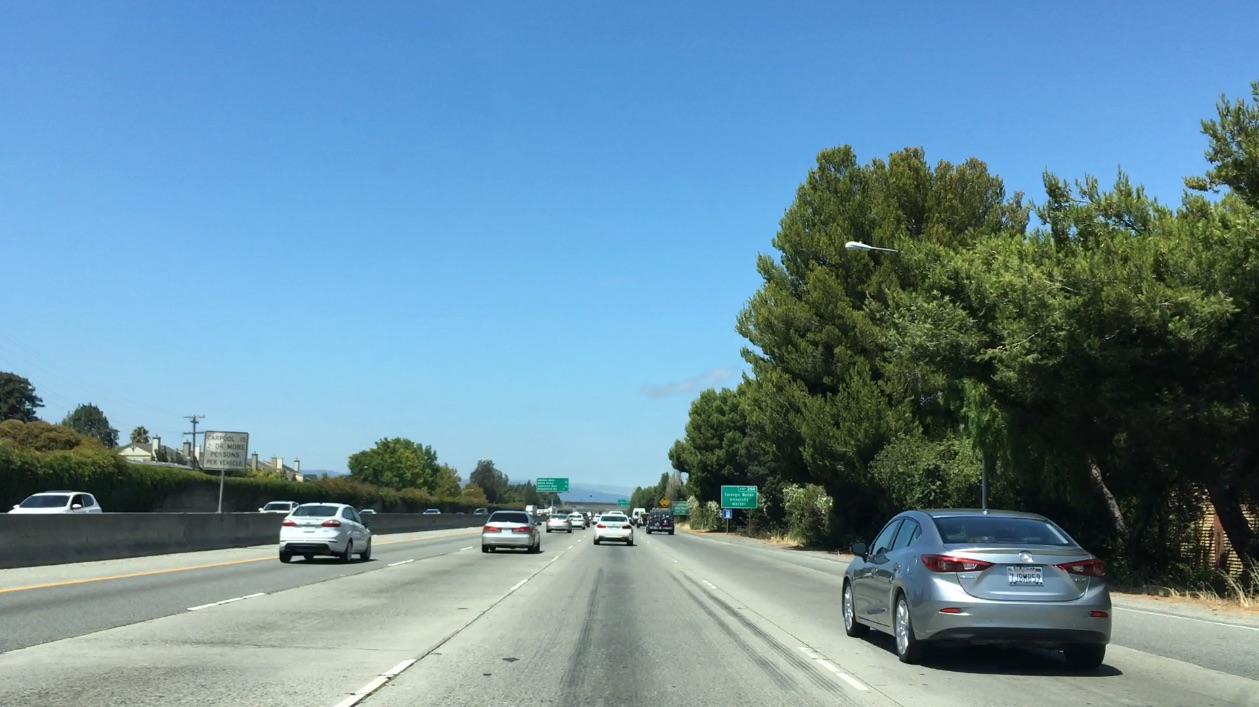
#> input picture Term1/Project5_Vehicle_Detection_and_Tracking_Project/bbox-example-image.jpg, 1259 x 707 px
$ python vedet_main.py   (older library calls are emulated)
#> lines starting #> are read from the running program, lines starting #| are printed output that depends on the picture; after the words box and inside, x2 and y2 are one past the last pixel; in counts of white or black regions, pixels touching at a corner belong together
### Term1/Project5_Vehicle_Detection_and_Tracking_Project/draw_boxes.py
import numpy as np
import cv2
import matplotlib.pyplot as plt
import matplotlib.image as mpimg
# Define a function that takes an image, a list of bounding boxes,
# and optional color tuple and line thickness as inputs
# then draws boxes in that color on the output

image = mpimg.imread('bbox-example-image.jpg')
#> image is the input picture: shape (707, 1259, 3); mean R, G, B 104.8, 141, 158.4

def draw_boxes(img, bboxes, color=(0, 0, 255), thick=6):
    # Make a copy of the image
#> called with color = (0, 0, 255), thick = 6
    draw_img = np.copy(img)
    # Iterate through the bounding boxes
    for bbox in bboxes:
        # Draw a rectangle given bbox coordinates
        cv2.rectangle(draw_img, bbox[0], bbox[1], color, thick)
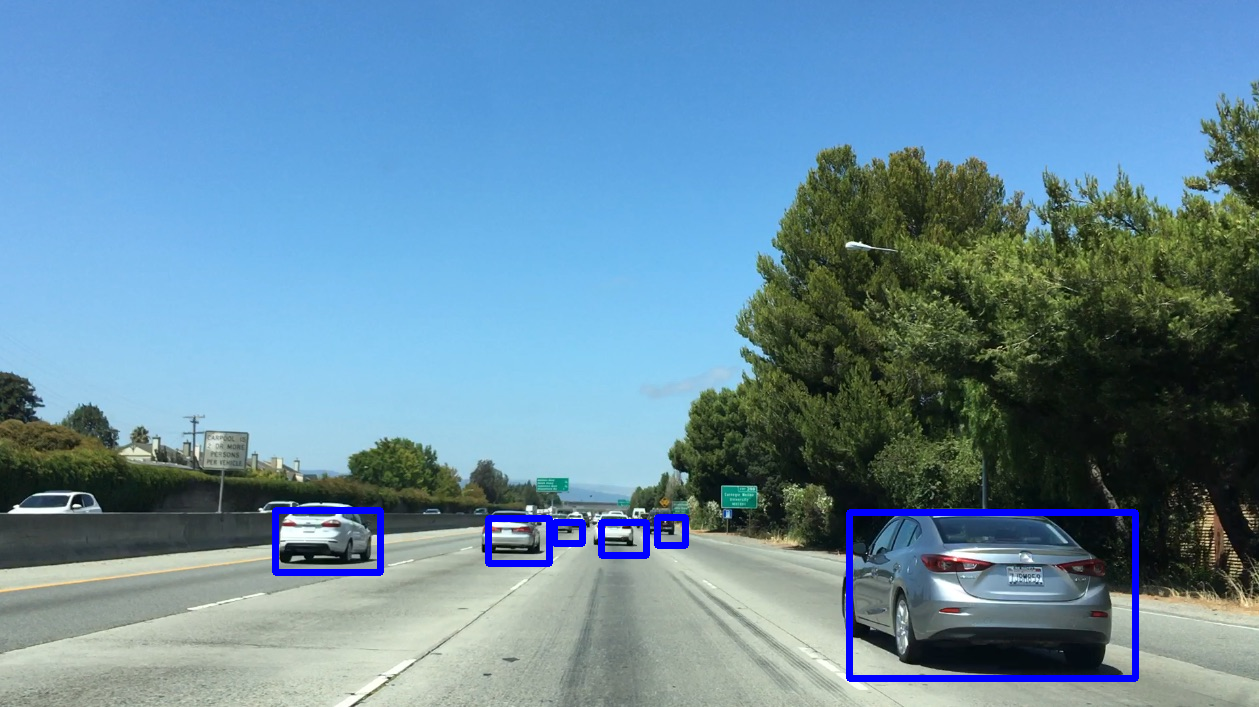
#> draw_img: shape (707, 1259, 3); 1.41% of pixels changed, all inside (x1, y1, x2, y2) = (272, 507, 1139, 682)
    # Return the image copy with boxes drawn
    return draw_img

# Here are the bounding boxes I used
bboxes = [((275, 572), (380, 510)), ((488, 563), (549, 518)), ((554, 543), (582, 522)),
          ((601, 555), (646, 522)), ((657, 545), (685, 517)), ((849, 678), (1135, 512))]

result = draw_boxes(image, bboxes)
plt.imshow(result)
print('end')

### Term1/Project5_Vehicle_Detection_and_Tracking_Project/heatmap.py
import matplotlib.image as mpimg
import matplotlib.pyplot as plt
import numpy as np
import pickle
import cv2
from scipy.ndimage.measurements import label

# Read in a pickle file with bboxes saved
# Each item in the "all_bboxes" list will contain a
# list of boxes for one of the images shown above
box_list = pickle.load( open( "bbox_pickle.p", "rb" ))
#> (reads Term1/Project5_Vehicle_Detection_and_Tracking_Project/bbox_pickle.p from the repository)

# Read in image similar to one shown above
image = mpimg.imread('test_image.jpg')
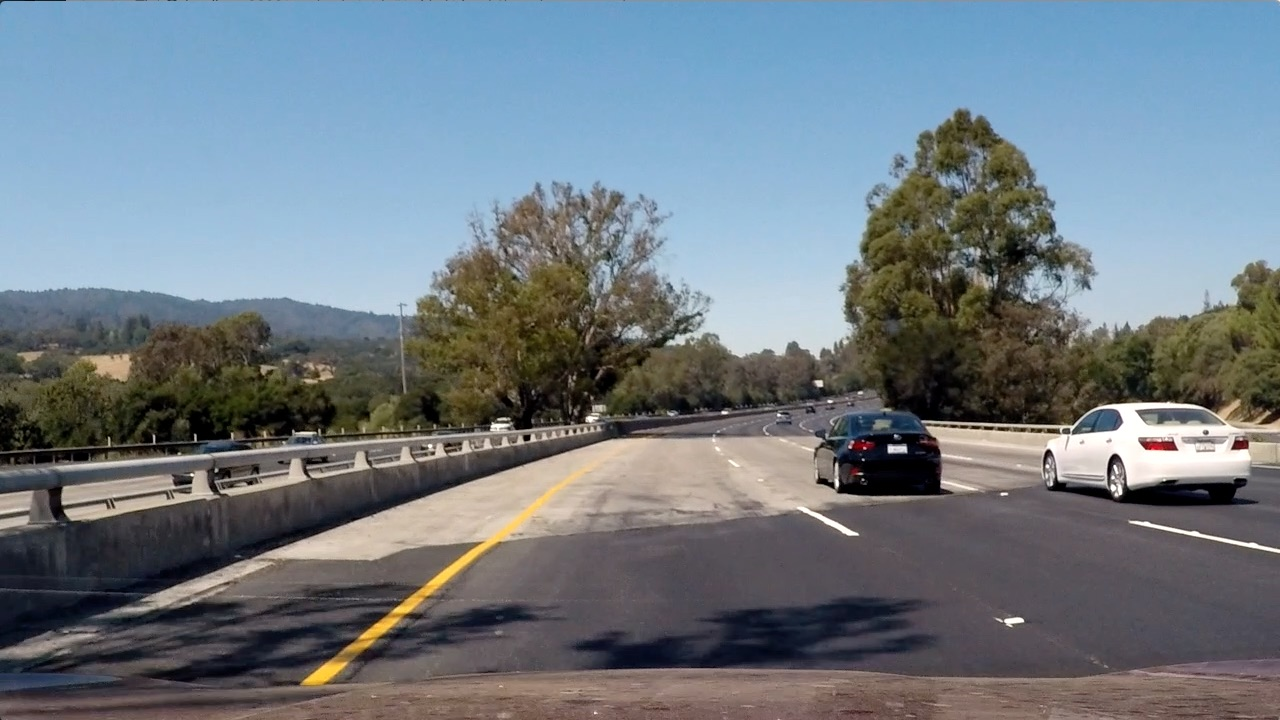
#> input picture Term1/Project5_Vehicle_Detection_and_Tracking_Project/test_image.jpg, 1280 x 720 px
#> image is the input picture: shape (720, 1280, 3); mean R, G, B 112.2, 122.7, 130.9
heat = np.zeros_like(image[:,:,0]).astype(np.float)

def add_heat(heatmap, bbox_list):
    # Iterate through list of bboxes
    for box in bbox_list:
        # Add += 1 for all pixels inside each bbox
        # Assuming each "box" takes the form ((x1, y1), (x2, y2))
        heatmap[box[0][1]:box[1][1], box[0][0]:box[1][0]] += 1
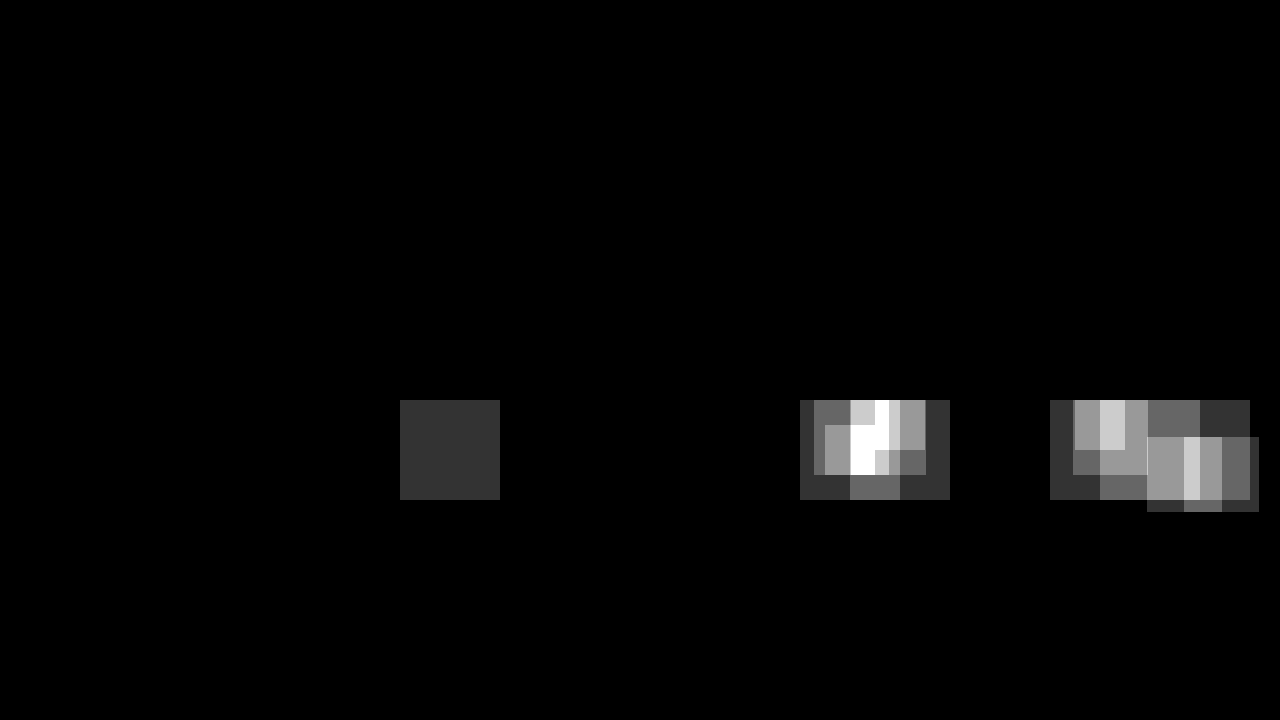
#> heatmap: shape (720, 1280) float64; min 0, max 5, mean 0.104; drawn with min black and max white

    # Return updated heatmap
    return heatmap# Iterate through list of bboxes

def apply_threshold(heatmap, threshold):
    # Zero out pixels below the threshold
    heatmap[heatmap <= threshold] = 0
    # Return thresholded map
    return heatmap

def draw_labeled_bboxes(img, labels):
    # Iterate through all detected cars
    for car_number in range(1, labels[1]+1):
        # Find pixels with each car_number label value
        nonzero = (labels[0] == car_number).nonzero()
        # Identify x and y values of those pixels
        nonzeroy = np.array(nonzero[0])
        nonzerox = np.array(nonzero[1])
        # Define a bounding box based on min/max x and y
        bbox = ((np.min(nonzerox), np.min(nonzeroy)), (np.max(nonzerox), np.max(nonzeroy)))
        # Draw the box on the image
        cv2.rectangle(img, bbox[0], bbox[1], (255,0,0), 6)
    # Return the image
    return img

# Add heat to each box in box list
heat = add_heat(heat,box_list)

# Apply threshold to help remove false positives
heat = apply_threshold(heat,5)

# Visualize the heatmap when displaying
heatmap = np.clip(heat, 0, 255)
#> heat: shape (720, 1280) float64; every value is 0

# Find final boxes from heatmap using label function
labels = label(heatmap)
draw_img = draw_labeled_bboxes(np.copy(image), labels)
#> (reads Term1/Project4_Advanced_Lane_Finding_Project/calib.p from the repository)

fig = plt.figure()
plt.subplot(121)
plt.imshow(draw_img)
plt.title('Car Positions')
plt.subplot(122)
plt.imshow(heatmap, cmap='hot')
plt.title('Heat Map')
fig.tight_layout()

### Term1/Project5_Vehicle_Detection_and_Tracking_Project/vedet_main.py
import matplotlib.image as mpimg
import matplotlib.pyplot as plt
import numpy as np
import glob
import cv2
import time
from sklearn.svm import LinearSVC
from sklearn.preprocessing import StandardScaler
from draw_boxes import draw_boxes
from search_classify import search_windows
from heatmap import add_heat
from heatmap import apply_threshold
from heatmap import draw_labeled_bboxes
from hog_subsample import find_cars
from hog_subsample import find_cars2
from scipy.ndimage.measurements import label


from lesson_functions import *
# NOTE: the next import is only valid for scikit-learn version <= 0.17
# for scikit-learn >= 0.18 use:
# from sklearn.model_selection import train_test_split
from sklearn.cross_validation import train_test_split
import os, sys
sys.path.insert(0, os.path.abspath("..")) # __init__.py seems to be not enough
sys.path.insert(0, os.path.abspath("../Project4_Advanced_Lane_Finding_Project")) # __init__.py seems to be not enough
print(os.path.abspath(".."))

print("Current working dir ", os.getcwd())
os.chdir("../Project4_Advanced_Lane_Finding_Project")
print("Current working dir ", os.getcwd())

# import of lane finding imports
import matplotlib.pyplot as plt
#from PIL import ImageGrab # damn, no Linux support
import glob # for reading files from path
import numpy as np
from pathlib import Path # for is_file
import pickle

plt.interactive(True) # without this, plot won't become visible in pycharm

# Import everything needed to edit/save/watch video clips
from moviepy.editor import VideoFileClip
from IPython.display import HTML

from Project4_Advanced_Lane_Finding_Project.apply_sobel import abs_sobel_thresh
from Project4_Advanced_Lane_Finding_Project.color_and_gradient import pipeline
#from curve_pixels import measure_curvature_pixels
from Project4_Advanced_Lane_Finding_Project.direction_gradient import dir_threshold
from Project4_Advanced_Lane_Finding_Project.lane_histogram import hist
from Project4_Advanced_Lane_Finding_Project.magnitude_gradient import mag_thresh
from Project4_Advanced_Lane_Finding_Project.prev_poly import fit_poly, search_around_poly
from Project4_Advanced_Lane_Finding_Project.radius_curve import measure_curvature_real2
from Project4_Advanced_Lane_Finding_Project.rgb_to_hls import hls_select
from Project4_Advanced_Lane_Finding_Project.sliding_window import find_lane_pixels, fit_polynomial, fit_polynomial2
from Project4_Advanced_Lane_Finding_Project.sliding_window_template import window_mask,find_window_centroids
from Project4_Advanced_Lane_Finding_Project.undistort import cal_undistort
from Project4_Advanced_Lane_Finding_Project.warp import corners_unwarp_improved

# import of lane finding main
from Project4_Advanced_Lane_Finding_Project.main  import calibrate_camera
#execfile("Project4_Advanced_Lane_Finding_Project.main.py") # bad idea
from Project4_Advanced_Lane_Finding_Project.main  import backproject_measurement
from Project4_Advanced_Lane_Finding_Project.main  import draw_curvature_and_position
from Project4_Advanced_Lane_Finding_Project.main import process_image_lane_detect


# import of lane finding imports
from Project4_Advanced_Lane_Finding_Project.undistort  import cal_undistort

# change back
os.chdir("../Project5_Vehicle_Detection_and_Tracking_Project")

# Class to have a heatmap memory

class Rectangle_Memory:
    # [46 lines left out: functions __init__, add_rect, process_image_vedet, not called in this run]

modelfilename = "model.svc"
### TODO: Tweak these parameters and see how the results change.
#color_space = 'HSV'  # Can be RGB, HSV, LUV, HLS, YUV, YCrCb
color_space = 'YCrCb'  # Can be RGB, HSV, LUV, HLS, YUV, YCrCb
orient = 10  # HOG orientations
pix_per_cell = 8  # HOG pixels per cell
cell_per_block = 2  # HOG cells per block
hog_channel = "ALL"  # Can be 0, 1, 2, or "ALL"
spatial_size = (32, 32)  # Spatial binning dimensions
hist_bins = 32
# Number of histogram bins
spatial_feat = True  # Spatial features on or off
hist_feat = True  # Histogram features on or off
hog_feat = True  # HOG features on or off
y_start_stop = [400, 707]  # Min and max in y to search in slide_window()
y_start_stop_single1_of_2 = [y_start_stop[0]  , int((y_start_stop[0]+y_start_stop[1])/2) ]
y_start_stop_single2_of_2 = [int((y_start_stop[0]+y_start_stop[1])/2)+1, y_start_stop[1] ]

# check if previously saved model exists, then use it
if os.path.isfile(modelfilename):
    with open(modelfilename, mode="rb") as f:
        data = pickle.load(f)
    if "svc" in data:
        svc = data["svc"]
        X_scaler = data["scaler"]
        print("Loaded linear SVC classifier:")
        car_features = data["cars_features"]
        notcar_features = data["notcars_features"]
        color_space = data["colorspace"]
        orient = data["orient"]
        pix_per_cell = data["pix_per_cell"]
        cell_per_block = data["cell_per_block"]
        hog_channel = data["hog_channel"]
        spatial_size = data["spatial_size"]
        hist_bins = data["hist_bins"]
        spatial_feat = data["spatial_feat"]
        hist_feat = data["hist_feat"]
        hog_feat = data["hog_feat"]

        # # Create an array stack of feature vectors
        # X = np.vstack((car_features, notcar_features)).astype(np.float64)
        # # Define the labels vector
        # y = np.hstack((np.ones(len(car_features)), np.zeros(len(notcar_features))))
        # X_scaler = StandardScaler().fit(X)

    else:
        svc = None
        print("Loaded linear SVC classifier:")

    print("Loaded model!")
else:
    svc = None
    # Read in cars and notcars
    carimages = glob.glob('./vehicles/**/*.png', recursive=True)
    notcarimages = glob.glob('./non-vehicles/**/*.png', recursive=True)
    cars = []
    notcars = []
    for image in carimages:
        cars.append(image)
#> after the loop, cars = []
    for image in notcarimages:
        notcars.append(image)
#> after the loop, notcars = []

    # Reduce the sample size because
    # The quiz evaluator times out after 13s of CPU time
    sample_size = min(len(cars), len(notcars))
#> sample_size = 0
    print('#cars = ', len(cars), ' #notcars = ', len(notcars), 'sample_size = ', sample_size)
#| #cars =  0  #notcars =  0 sample_size =  0
    cars = cars[0:sample_size]
    notcars = notcars[0:sample_size]

    fig, axs = plt.subplots(8, 8, figsize=(8, 8))
    fig.subplots_adjust(hspace=.1, wspace=.05)
    axs = axs.ravel()

    # Plot some car and non-car images
    for i in np.arange(32):
#> (the run stopped early here; a loop or call above may not have finished)
